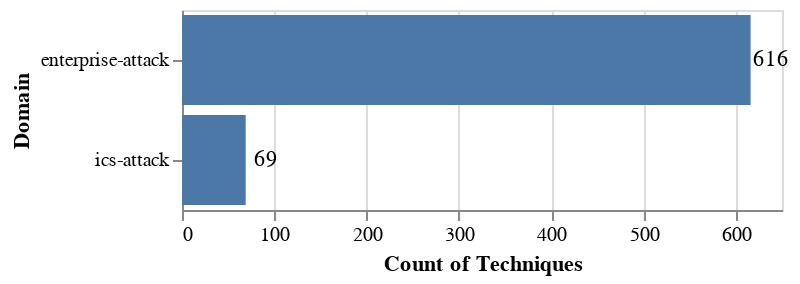

Notebook source saved alongside this figure:
### Markdown cell above
Let's create a graph to represent the number of techniques per matrix:

### Code cell
matrix_distribution = pandas.DataFrame({
    'Domain': list(techniques_with_data_sources.groupby(['domain'])['domain'].count().keys()),
    'Count of Techniques': techniques_with_data_sources.groupby(['domain'])['domain'].count().tolist()})
bars = alt.Chart(matrix_distribution).mark_bar().encode(y='Domain',x='Count of Techniques').properties(width=300,height=100)
text = bars.mark_text(align='center',baseline='middle',dx=10,dy=0).encode(text='Count of Techniques')
bars + text

### Figure 1 — Vega-Lite specification as saved in the notebook (floating-point values rounded to 4 significant figures)
{"config": {"view": {"continuousWidth": 300, "continuousHeight": 300}}, "layer": [{"mark": {"type": "bar"}, "encoding": {"x": {"field": "Count of Techniques", "type": "quantitative"}, "y": {"field": "Domain", "type": "nominal"}}}, {"mark": {"type": "text", "align": "center", "baseline": "middle", "dx": 10, "dy": 0}, "encoding": {"text": {"field": "Count of Techniques", "type": "quantitative"}, "x": {"field": "Count of Techniques", "type": "quantitative"}, "y": {"field": "Domain", "type": "nominal"}}}], "data": {"name": "data-2b26b813a336e5bfcf5be71dcd4e7c71"}, "height": 100, "width": 300, "$schema": "https://vega.github.io/schema/vega-lite/v5.20.1.json", "datasets": {"data-2b26b813a336e5bfcf5be71dcd4e7c71": [{"Domain": "enterprise-attack", "Count of Techniques": 616}, {"Domain": "ics-attack", "Count of Techniques": 69}]}}
